Frame 1 (no input): blank canvas, image omitted
Frame 60 (no input): blank canvas, image omitted
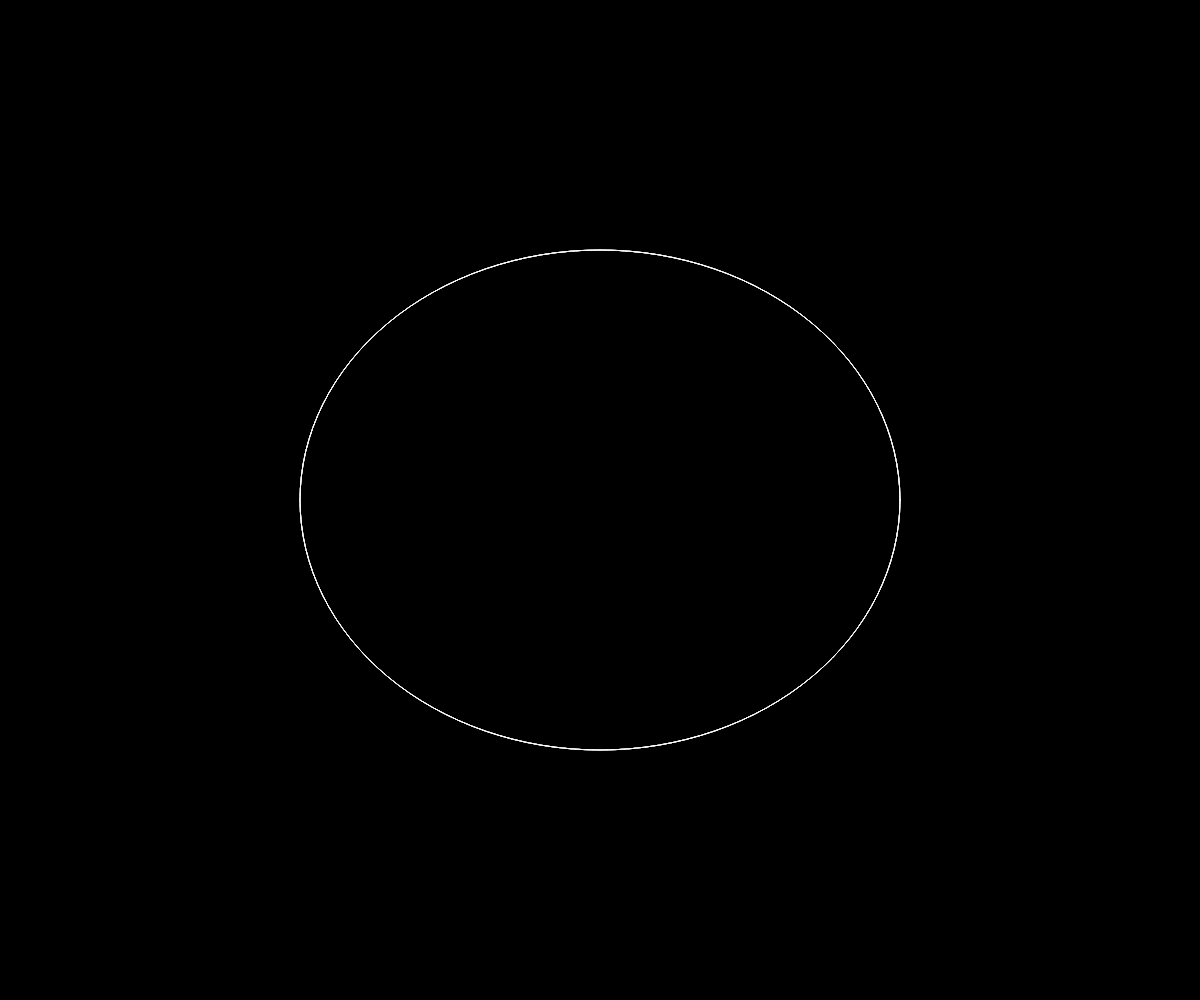
Frame 120 (the mouse pressed at the canvas centre since frame 60)

The p5.js sketch whose frames 1 and 60 were blank and that drew this single picture after the mouse press (run headless with seeded random() and noise() and a simulated clock; from frame 60 on, the mouse is pressed at the canvas centre):

// p5.js sketch
// ── sketch.js
//built in variables

function setup() {
  createCanvas(window.innerWidth, window.innerHeight);
  background(0);

}

function draw() {
  stroke(mouseX, mouseY, 255, 20);
  noFill();
  ellipse(width /2, height / 2, mouseX, mouseY);
}
